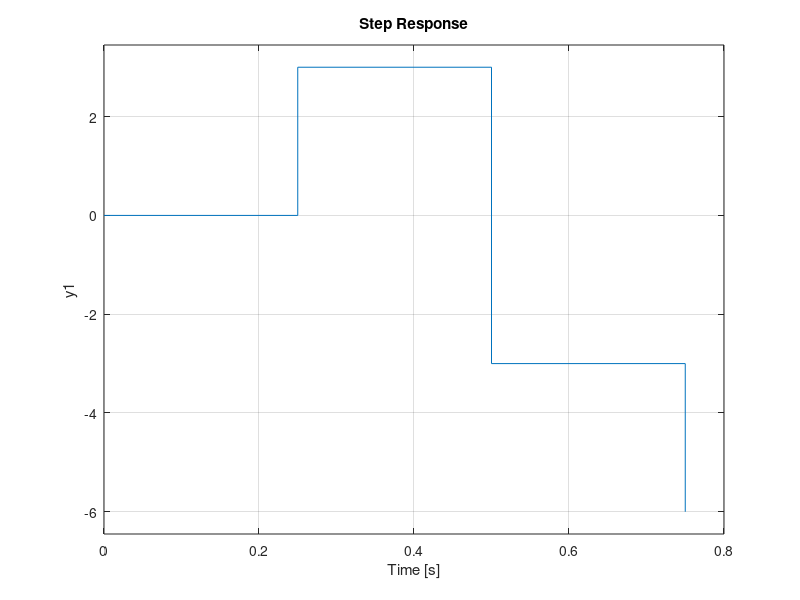

Write the MATLAB code that produced this figure.
clc, clear all

%% Representación de Estado

% Ejemplo

%     [ 0  1]
% A = [-5 -2]

%     [0]
% B = [3]

% C = [0 1]

% D = [0]

%% Desarrollo

% Se crean las matrices
A = [0 1;-5 -2];
B = [0;3];
C = [0 1];
D = 0;

% Se especifica el tiempo de muestreo
Ts = 0.25;

% Se crea el modelo de espacios de estado
sys = ss(A,B,C,D,Ts);
step(sys)